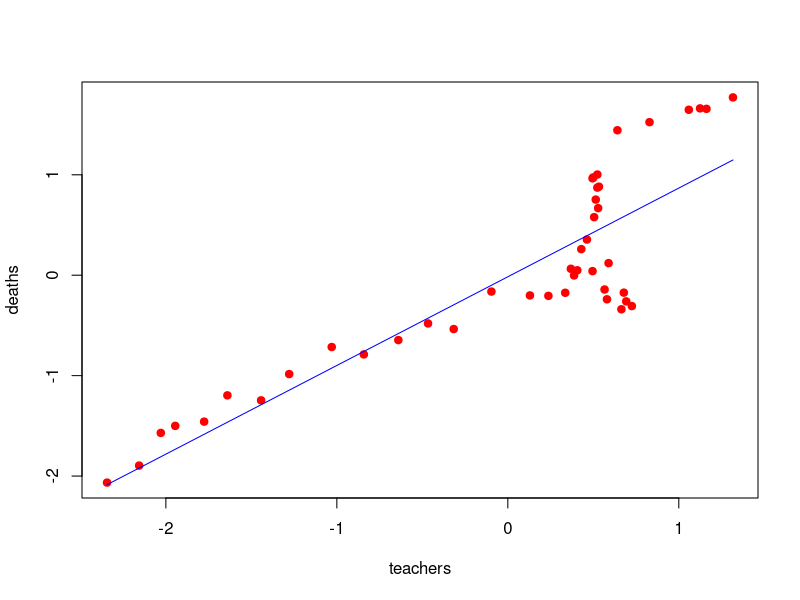
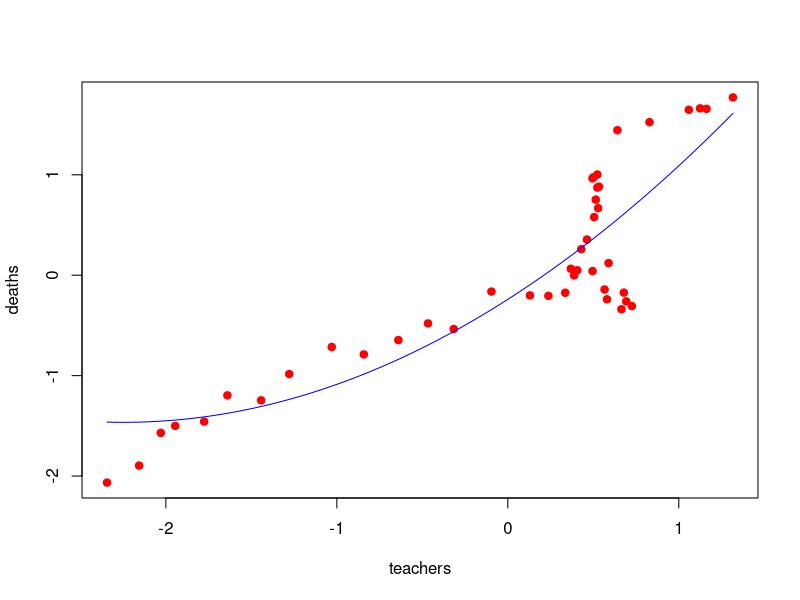
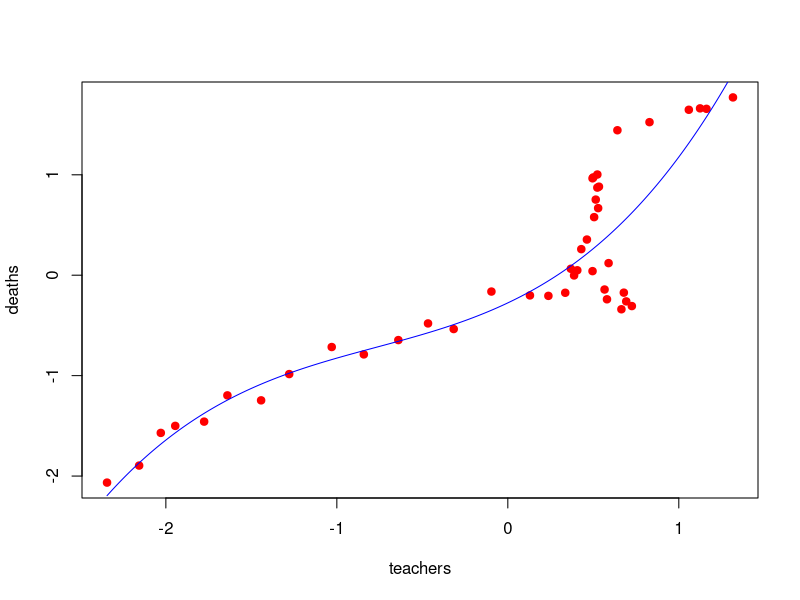
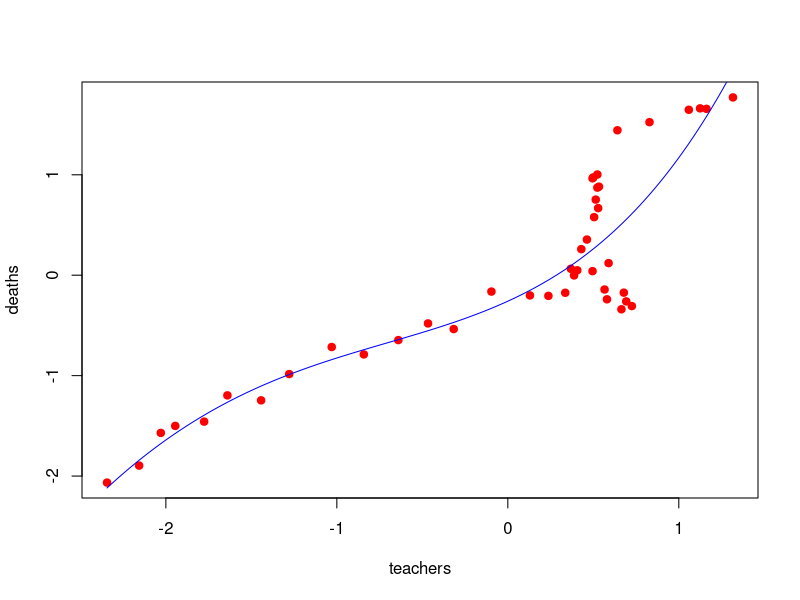
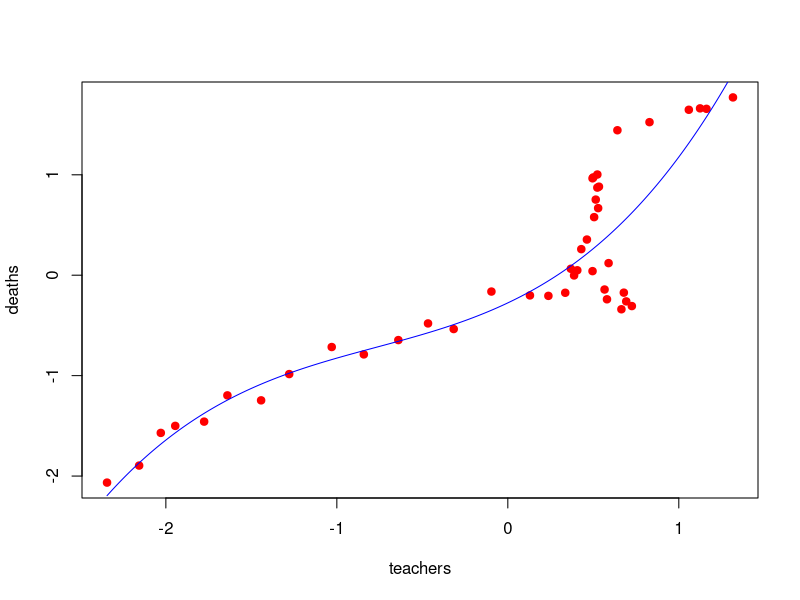

Write the R code that produced these figures, in order.
# Title     : linear_regression
# Objective : prove that linear regression work
# Created by: belaevstanislav
# Created on: 11.05.17
library(foreign)
set.seed(1)

# read & scaling data
data <- data.matrix(read.dta("deaths.dta"))
data <- scale(data)

# data split
ratio <- 0.2
n <- nrow(data)
sample <- sample.int(n = nrow(data), size = floor(ratio * n), replace = F)
data_test <- data[sample,]
data_train <- data[- sample,]

# making wandermond matrix
make_wandermond <- function(x, p) {
    A <- 1
    for (k in 1 : p) {
        A <- cbind(A, x ^ k)
    }
    return(A)
}

# lr
poly_lr <- function(cx, cy, p, filename="lr_plot.png") {
    # calc w
    A <- make_wandermond(data_train[, cx], p)
    At <- t(A)
    y <- data_train[, cy]
    w <- solve(At %*% A) %*% At %*% y
    # mse and sse
    A <- make_wandermond(data_test[, cx], p)
    y <- data_test[, cy]
    y_pred <- A %*% w
    SSE <- sum((y_pred - y) ^ 2)
    MSE <- mean((y_pred - y) ^ 2)
    # plot
    png(filename)
    x <- data[, cx]
    y <- data[, cy]
    plot(x, y, xlab = cx, ylab = cy, col = "red", pch = 19)
    x <- seq(min(x), max(x), length = 1000)
    y <- make_wandermond(x, p) %*% w
    lines(x, y, col = "blue")
    dev.off()
    return(list("SSE" = SSE, "MSE" = MSE))
}

# Попробуем найти зависимость смертей от количества учетелей. Начнем с метода наименьших квадратов.
lr <- poly_lr(c("teachers"), c("deaths"), p = 1)
print(paste0("SSE: ", lr$SSE, " MSE: ", lr$MSE))
# Теперь попробуем найти полиномиальную зависимость с p=2, p=3 и p=4.
lr <- poly_lr(c("teachers"), c("deaths"), p = 2)
print(paste0("SSE: ", lr$SSE, " MSE: ", lr$MSE))
lr <- poly_lr(c("teachers"), c("deaths"), p = 3)
print(paste0("SSE: ", lr$SSE, " MSE: ", lr$MSE))
lr <- poly_lr(c("teachers"), c("deaths"), p = 4)
print(paste0("SSE: ", lr$SSE, " MSE: ", lr$MSE))
# Ошибка уменьшается. А вот с p=4 уже хуже, чем с p=3. Итого p=3 - оптимальное.
lr <- poly_lr(c("teachers"), c("deaths"), p = 3)
print(paste0("SSE: ", lr$SSE, " MSE: ", lr$MSE))
# Посмотрим на график "lr_plot.png". Получилось что-то похожее на правду. Итак, нашли зависимость.